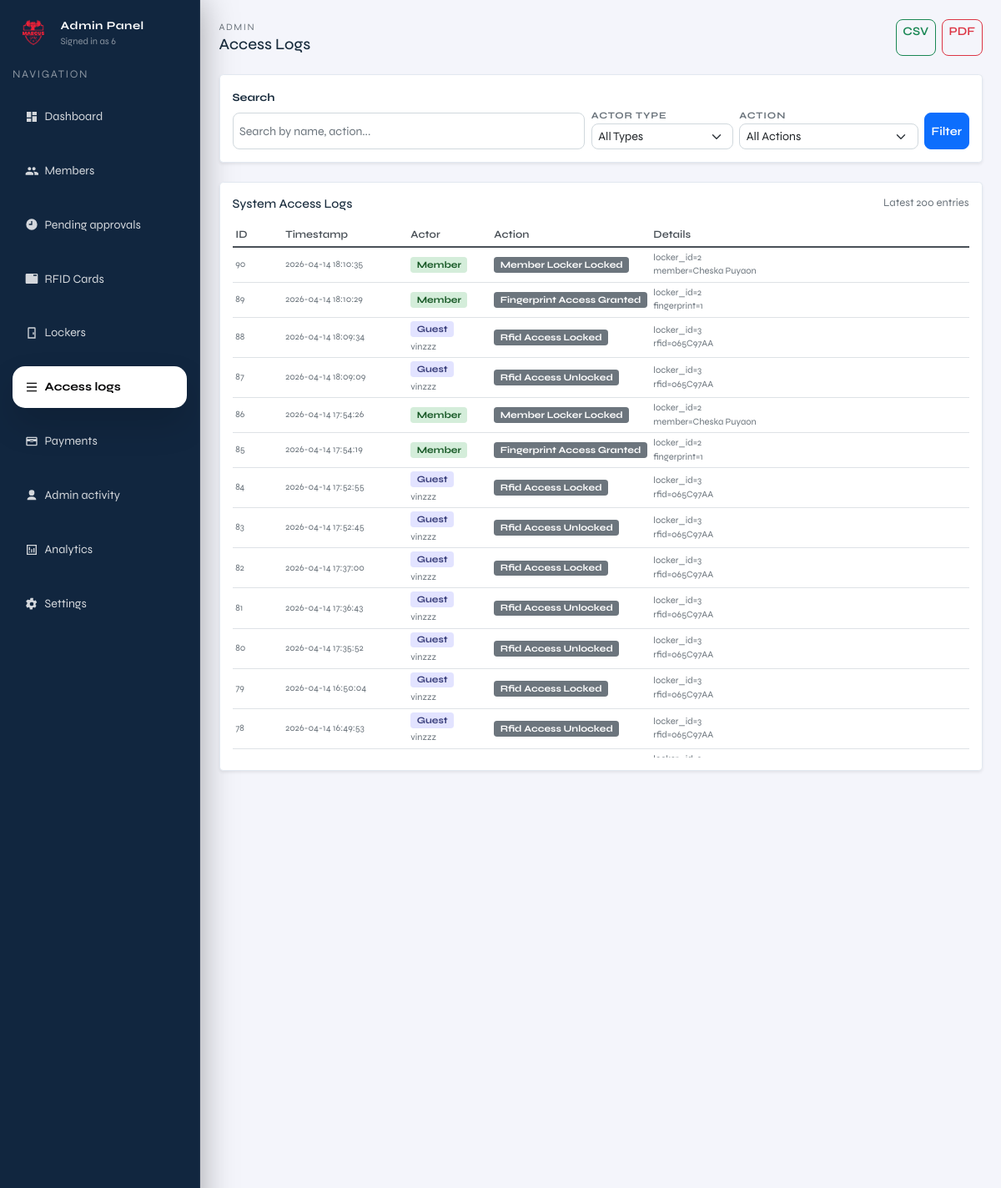
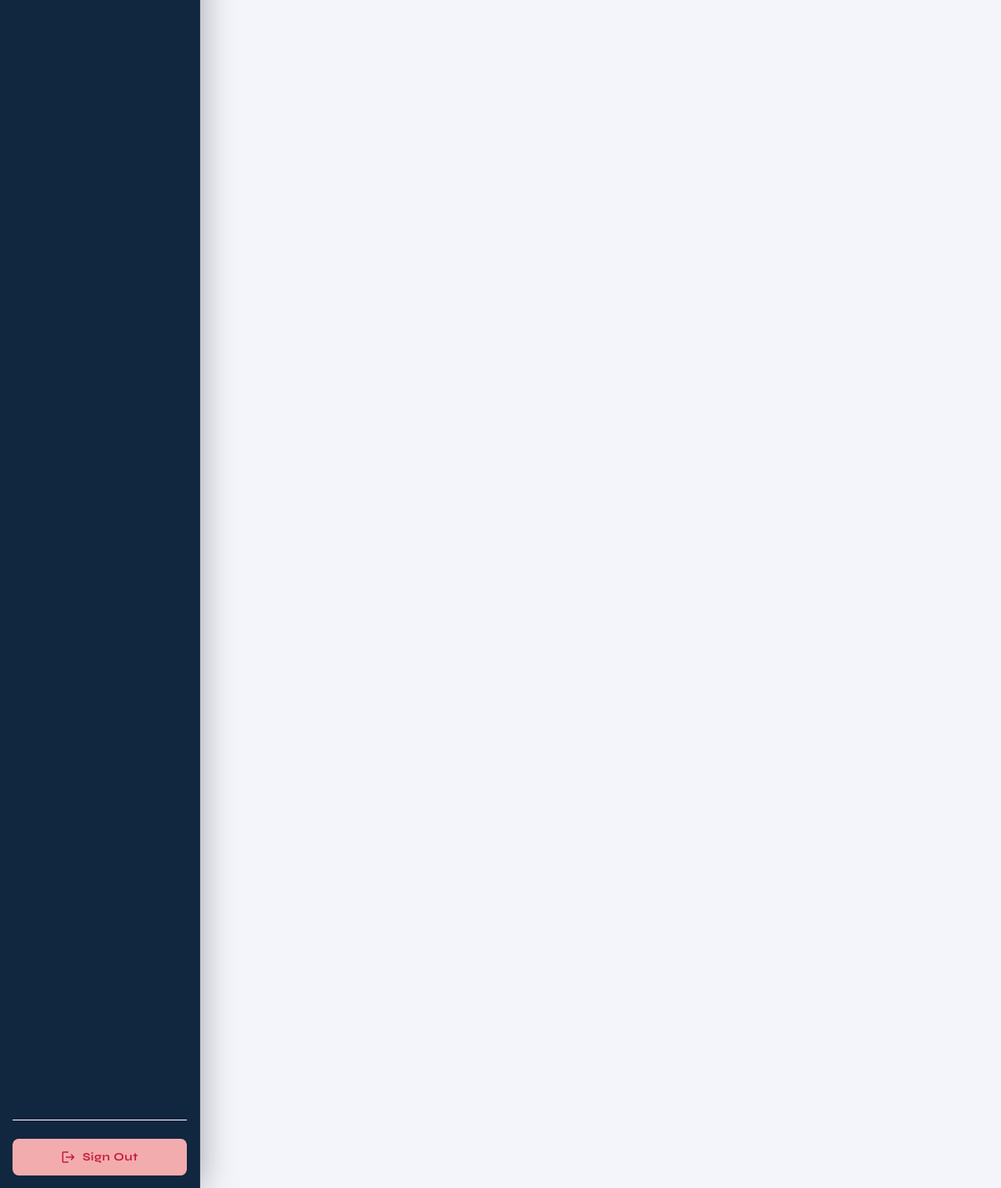
Page /admin/access-logs (signed in) on the committed database (2 pictures, top to bottom).
### tables this page shows
CREATE TABLE access_logs (
              id INTEGER PRIMARY KEY AUTOINCREMENT,
              actor_type TEXT NOT NULL, -- member|guest|admin|system
              actor_ref TEXT,           -- e.g. member_id or rfid uid
              action TEXT NOT NULL,     -- e.g. unlock_requested|unlocked|denied
              detail TEXT,
              created_at TEXT NOT NULL DEFAULT (datetime('now'))
            );

### admin.py (the view)
@admin_bp.get("/access-logs")
def admin_access_logs():
    guard = _require_admin()
    if guard is not None:
        return guard
    q = (request.args.get("q") or "").strip()
    actor_type = (request.args.get("actor_type") or "").strip()
    action = (request.args.get("action") or "").strip()
    limit = int(request.args.get("limit", 200))
    with connect() as conn:
        query = """
            SELECT
                al.id,
                al.actor_type,
                al.actor_ref,
                al.action,
                al.detail,
                al.created_at,
                COALESCE(m.full_name, 'N/A') as actor_name
            FROM access_logs al
            LEFT JOIN members m ON al.actor_type = 'guest' AND CAST(al.actor_ref AS INTEGER) = m.id
            WHERE al.actor_type NOT IN ('admin', 'system', 'ir_sensor')
        """
        params = []
        if q:
            query += " AND (m.full_name LIKE ? OR al.detail LIKE ? OR al.action LIKE ?)"
            params.extend([f"%{q}%", f"%{q}%", f"%{q}%"])
        if actor_type:
            query += " AND al.actor_type = ?"
            params.append(actor_type)
        if action:
            query += " AND al.action = ?"
            params.append(action)
        query += " ORDER BY al.id DESC LIMIT ?"
        params.append(limit)
        logs = conn.execute(query, params).fetchall()
        actor_types = conn.execute(
            "SELECT DISTINCT actor_type FROM access_logs WHERE actor_type NOT IN ('admin', 'system', 'ir_sensor') ORDER BY actor_type"
        ).fetchall()
        actions = conn.execute(
            "SELECT DISTINCT action FROM access_logs WHERE actor_type NOT IN ('admin', 'system', 'ir_sensor') ORDER BY action"
        ).fetchall()
    return render_template(
        "admin/pages/admin_access_logs.html",
        logs=logs,
        q=q,
        actor_type=actor_type,
        action=action,
        limit=limit,
        actor_types=actor_types,
        actions=actions,
        current_page="access_logs",
        admin_username=session.get("admin_username"),
    )

### admin.py (called while the page is built)
def _require_admin():
    if not session.get("admin_logged_in"):
        return redirect(url_for("admin.admin_login"))
    return None

@admin_bp.before_request
def _protect_admin_routes():
    if request.endpoint in ("admin.admin_login", "admin.admin_login_submit"):
        return None
    if not session.get("admin_logged_in"):
        return redirect(url_for("admin.admin_login"))

### db.py (called while the page is built, shortened)
def _db_path() -> Path:
    env_path = os.getenv("LOCKER_DB_PATH")
    if env_path:
        return Path(env_path)
    current_dir = Path(__file__).resolve().parent
    candidate_paths = [
        current_dir / "locker.sqlite3",
        current_dir / "locker.db",
        current_dir.parent / "locker.sqlite3",
        current_dir.parent / "locker.db",
    ]
    for path in candidate_paths:
        if path.exists():
            return path
    return current_dir.parent / "locker.sqlite3"

def _database_url() -> Optional[str]:
    return os.getenv("DATABASE_URL") or os.getenv("POSTGRES_URL")

def connect() -> DBConnection:
    database_url = _database_url()
    if database_url:
        if psycopg2 is None:
            raise RuntimeError("PostgreSQL support requires psycopg2-binary. Install it before using DATABASE_URL.")
        conn = psycopg2.connect(database_url)
        return DBConnection(conn, is_postgres=True)
    sqlite_conn = sqlite3.connect(_db_path())
    return DBConnection(sqlite_conn, is_postgres=False)

    def __enter__(self) -> "DBConnection":
        if self._is_postgres:
            self._cursor = self._conn.cursor(cursor_factory=psycopg2.extras.RealDictCursor)
        else:
            self._conn.row_factory = sqlite3.Row
            self._cursor = self._conn.cursor()
        return self

    def __exit__(self, exc_type, exc, tb):
        if exc_type is not None:
            if self._is_postgres:
                self._conn.rollback()
            return False
        if self._is_postgres:
            self._conn.commit()
        else:
            self._conn.commit()
        self._cursor.close()
        if self._is_postgres:
            self._conn.close()
        else:
            self._conn.close()
        return False

    def _translate_sql(self, sql: str, params: Optional[Iterable[Any]] = None) -> str:
        if not self._is_postgres:
            return sql

### templates/admin/pages/admin_access_logs.html (shortened to what this page needs)
{% extends "admin/layout/admin.html" %}
{% block admin_content %}
  <div class="d-flex justify-content-between align-items-center mb-4">
    <div>
      <div class="text-muted" style="letter-spacing:0.14em; text-transform:uppercase; font-size:0.75rem;">Admin</div>
      <h5 class="mb-0">Access Logs</h5>
    </div>
    <div class="d-flex gap-2">
      <a href="{{ url_for('admin.export_access_logs_csv') }}" class="btn btn-sm btn-outline-success">
         CSV
      </a>
      <a href="{{ url_for('admin.export_access_logs_pdf') }}" class="btn btn-sm btn-outline-danger">
         PDF
      </a>
    </div>
  </div>
  <div class="card shadow-sm rounded-3 mb-4">
    <div class="card-body">
      <form method="get" action="/admin/access-logs" class="d-flex gap-2 flex-wrap align-items-end">
        <div class="flex-grow-1" style="min-width: 200px;">
          <label class="form-label small fw-bold">Search</label>
          <input name="q" value="{{ q }}" class="form-control form-control-sm" placeholder="Search by name, action..." />
        </div>
        <div style="min-width: 170px;">
          <label class="filter-label">Actor Type</label>
          <select name="actor_type" class="form-select form-select-sm">
            <option value="">All Types</option>
          </select>
        </div>
        <div style="min-width: 170px;">
          <label class="filter-label">Action</label>
          <select name="action" class="form-select form-select-sm">
            <option value="">All Actions</option>
          </select>
        </div>
        <div class="d-flex gap-2">
          <button class="btn btn-sm btn-primary" type="submit">Filter</button>
        </div>
      </form>
    </div>
  </div>
  <div class="card shadow-sm rounded-3">
    <div class="card-body">
      <div class="d-flex justify-content-between align-items-center mb-3">
        <h6 class="card-title mb-0">System Access Logs</h6>
        <span class="text-muted small">Latest {{ limit }} entries</span>
      </div>
      <div class="access-logs-wrapper table-responsive">
        <table class="table table-sm table-hover align-middle mb-0">
          <thead class="position-sticky" style="top: 0; background: white; z-index: 10;">
            <tr>
              <th style="width: 60px;">ID</th>
              <th style="width: 150px;">Timestamp</th>
              <th style="width: 100px;">Actor</th>
              <th style="width: 130px;">Action</th>
              <th>Details</th>
            </tr>
          </thead>
          <tbody>
            {% for log in logs %}
              <tr>
                <td class="text-muted small">{{ log["id"] }}</td>
                <td class="text-muted small" style="white-space: nowrap;">
                  {{ log["created_at"]|default("-") }}
                </td>
                <td>
                  <span class="badge badge-{{ log['actor_type']|lower }} px-2 py-1" style="font-size: 0.75rem;">
                    {{ log["actor_type"]|title }}
                  </span>
                  {% if log["actor_name"] and log["actor_name"] != "N/A" %}
                    <br/>
                    <small class="text-muted d-block mt-1">{{ log["actor_name"] }}</small>
                  {% endif %}
                </td>
                <td>
                  <span class="badge bg-secondary px-2 py-1" style="font-size: 0.75rem; text-transform: capitalize;">
                    {{ log["action"]|replace("_", " ")|title }}
                  </span>
                </td>
                <td class="text-muted small access-log-detail">
                  {% if log["detail"] %}
                    {{ log["detail"]|replace('; ', '<br>')|safe }}
                  {% else %}
                    <em>—</em>
                  {% endif %}
                </td>
              </tr>
            {% else %}
              <tr><td colspan="5" class="text-center text-muted py-4">No access logs found.</td></tr>
            {% endfor %}
          </tbody>
        </table>
      </div>
    </div>
  </div>
{% endblock %}

### templates/layouts/base.html (style rules this page uses)
:root { --brand-blue: #1a3a5c; --brand-teal: #0f6e56; --brand-accent: #378add; --brand-light: #f4f6f9; --brand-white: #ffffff; }
*, *::before, *::after { box-sizing: border-box; }
html, body { height: 100%; margin: 0; padding: 0; }
html, body { -ms-overflow-style: none; scrollbar-width: none; }
body { font-family: 'Syne', sans-serif; background: var(--brand-light); color: #1a2d3e; font-size: 16px; }
.btn, .btn-primary, .btn-secondary, .btn-danger, .btn-outline-danger { border-radius: 8px; font-weight: 600; transition: all 0.2s ease; font-size: 0.95rem; }
.form-control, .form-select, input[type="text"], input[type="email"], input[type="password"], textarea { border-radius: 8px; font-size: 0.95rem; border: 1px solid #d0d8dd; }
.table { font-size: 0.9rem; }
.card { border-radius: 12px; border: 1px solid #e2e8f0; }
.badge { padding: 4px 8px; font-size: 0.75rem; }
@media (min-device-width: 600px) and (max-device-width: 900px) and (orientation: portrait) { body, html { font-size: 15px; } }
@media (min-device-width: 600px) and (max-device-width: 900px) and (orientation: portrait) { .btn, .form-control { min-height: 44px; } }
@media (min-device-width: 600px) and (max-device-width: 900px) and (orientation: portrait) { .table { font-size: 0.85rem; } }

### templates/admin/pages/admin_access_logs.html (style rules this page uses)
.table th { background-color: #f8f9fa; border-bottom: 2px solid #dee2e6; font-weight: 600; color: #495057; }
.table td { vertical-align: middle; }
.badge-member { background-color: #d4edda; color: #155724; }
.badge-guest { background-color: #e2e3ff; color: #383d7a; }
.access-logs-wrapper { max-height: 640px; overflow-y: auto; }
.access-logs-wrapper table { min-width: 900px; }
.access-log-detail { white-space: normal; word-break: break-word; }
.filter-label { font-size: 0.75rem; font-weight: 700; text-transform: uppercase; letter-spacing: 0.08em; color: #6c757d; }
.table thead th { background-color: #ffffff; position: sticky; top: 0; z-index: 11; }

### rows in the picture
access_logs: id "90", created_at "2026-04-14 18:10:35", actor_type "Member", action "Member Locker Locked", detail "locker_id=2 member=Cheska Puyaon"
access_logs: id "89", created_at "2026-04-14 18:10:29", actor_type "Member", action "Fingerprint Access Granted", detail "locker_id=2 fingerprint=1"
access_logs: id "88", created_at "2026-04-14 18:09:34", actor_type "Guest", actor_name "vinzzz", action "Rfid Access Locked", detail "locker_id=3 rfid=065C97AA"
access_logs: id "87", created_at "2026-04-14 18:09:09", actor_type "Guest", actor_name "vinzzz", action "Rfid Access Unlocked", detail "locker_id=3 rfid=065C97AA"
access_logs: id "86", created_at "2026-04-14 17:54:26", actor_type "Member", action "Member Locker Locked", detail "locker_id=2 member=Cheska Puyaon"
access_logs: id "85", created_at "2026-04-14 17:54:19", actor_type "Member", action "Fingerprint Access Granted", detail "locker_id=2 fingerprint=1"
access_logs: id "84", created_at "2026-04-14 17:52:55", actor_type "Guest", actor_name "vinzzz", action "Rfid Access Locked", detail "locker_id=3 rfid=065C97AA"
access_logs: id "83", created_at "2026-04-14 17:52:45", actor_type "Guest", actor_name "vinzzz", action "Rfid Access Unlocked", detail "locker_id=3 rfid=065C97AA"
access_logs: id "82", created_at "2026-04-14 17:37:00", actor_type "Guest", actor_name "vinzzz", action "Rfid Access Locked", detail "locker_id=3 rfid=065C97AA"
access_logs: id "81", created_at "2026-04-14 17:36:43", actor_type "Guest", actor_name "vinzzz", action "Rfid Access Unlocked", detail "locker_id=3 rfid=065C97AA"
access_logs: id "80", created_at "2026-04-14 17:35:52", actor_type "Guest", actor_name "vinzzz", action "Rfid Access Unlocked", detail "locker_id=3 rfid=065C97AA"
access_logs: id "79", created_at "2026-04-14 16:50:04", actor_type "Guest", actor_name "vinzzz", action "Rfid Access Locked", detail "locker_id=3 rfid=065C97AA"
access_logs: id "78", created_at "2026-04-14 16:49:53", actor_type "Guest", actor_name "vinzzz", action "Rfid Access Unlocked", detail "locker_id=3 rfid=065C97AA"

### other values in the picture
{{ admin_username or "admin" }} "6"
{{ limit }} "200"
